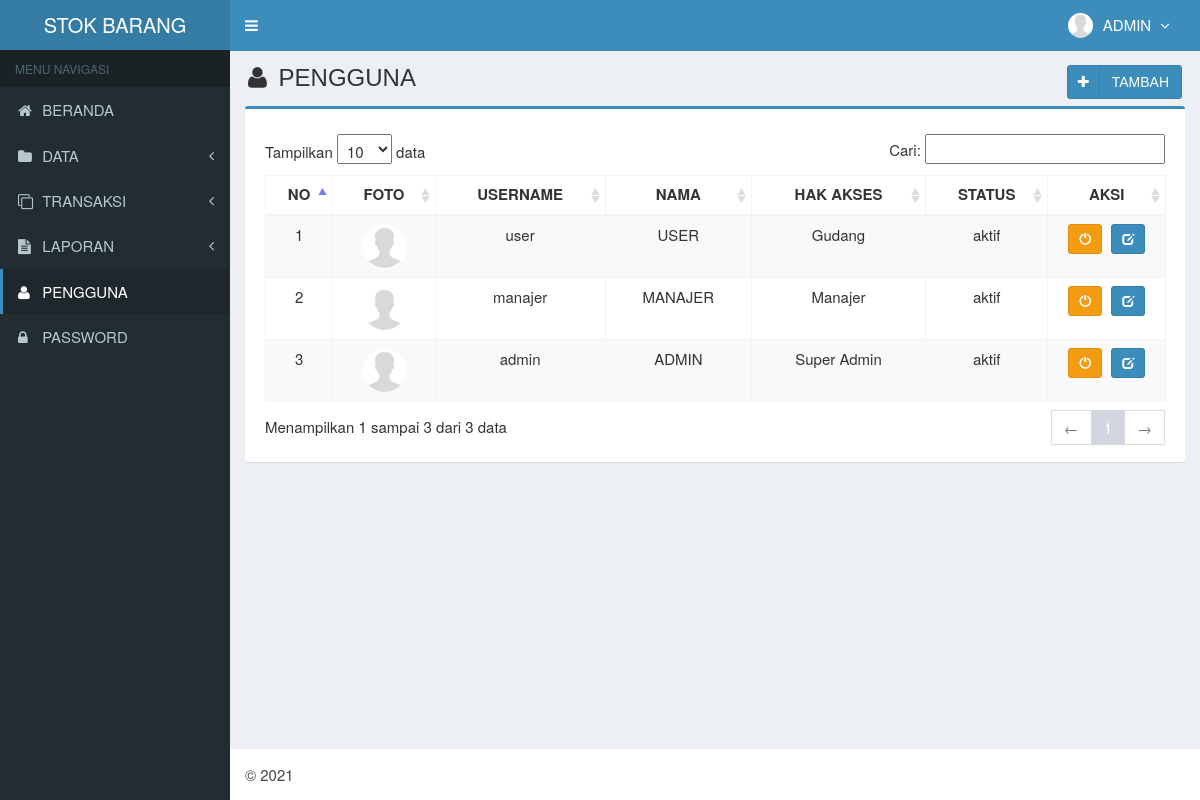
The app's page /main.php?module=user (signed in) with its own data.
### tables this page shows
CREATE TABLE `is_users` (
  `id_user` smallint(6) NOT NULL AUTO_INCREMENT,
  `username` varchar(50) NOT NULL,
  `nama_user` varchar(50) NOT NULL,
  `password` varchar(50) NOT NULL,
  `email` varchar(50) DEFAULT NULL,
  `telepon` varchar(13) DEFAULT NULL,
  `foto` varchar(100) DEFAULT NULL,
  `hak_akses` enum('Super Admin','Manajer','Gudang') NOT NULL,
  `status` enum('aktif','blokir') NOT NULL DEFAULT 'aktif',
  `created_at` timestamp NOT NULL DEFAULT CURRENT_TIMESTAMP,
  `updated_at` timestamp NOT NULL DEFAULT CURRENT_TIMESTAMP ON UPDATE CURRENT_TIMESTAMP,
  PRIMARY KEY (`id_user`),
  KEY `level` (`hak_akses`)
);

### modules/user/view.php (the view, shortened to what this page needs)
<section class="content-header">
  <h1>
    <i class="fa fa-user icon-title"></i> PENGGUNA
    <a class="btn btn-primary btn-social pull-right" href="?module=form_user&form=add">
      <i class="fa fa-plus"></i> TAMBAH
    </a>
  </h1>
</section>
<section class="content">
  <div class="row">
    <div class="col-md-12">
      <div class="box box-primary">
        <div class="box-body">
          <table id="dataTables1" class="table table-bordered table-striped table-hover">
            <thead>
              <tr>
                <th class="center">NO</th>
                <th class="center">FOTO</th>
                <th class="center">USERNAME</th>
                <th class="center">NAMA</th>
                <th class="center">HAK AKSES</th>
                <th class="center">STATUS</th>
                <th class="center">AKSI</th>
              </tr>
            </thead>
            <tbody>
            <?php
            $no = 1;
            $query = mysqli_query($mysqli, "SELECT * FROM is_users ORDER BY id_user DESC")
                                            or die('Ada kesalahan pada query tampil data user: '.mysqli_error($mysqli));
            while ($data = mysqli_fetch_assoc($query)) {
              echo "<tr>
                      <td width='50' class='center'>$no</td>";
                      if ($data['foto']=="") { ?>
                        <td class='center'><img class='img-user' src='images/user/user-default.png' width='45'></td>
                      <?php
                      } else { ?>
                        <td class='center'><img class='img-user' src='images/user/<?php echo $data['foto']; ?>' width='45'></td>
                      <?php
                      }
              echo "  <td class='center'>$data[username]</td>
                      <td class='center'>$data[nama_user]</td>
                      <td class='center'>$data[hak_akses]</td>
                      <td class='center'>$data[status]</td>
                      <td class='center' width='100'>
                          <div>";
                          if ($data['status']=='aktif') { ?>
                            <a data-toggle="tooltip" data-placement="top" title="NONAKTIFKAN" style="margin-right:5px" class="btn btn-warning btn-sm" href="modules/user/proses.php?act=off&id=<?php echo $data['id_user'];?>">
                                <i style="color:#fff" class="glyphicon glyphicon-off"></i>
                            </a>
            <?php
                          }
                          else { ?>
                            <a data-toggle="tooltip" data-placement="top" title="AKTIFKAN" style="margin-right:5px" class="btn btn-success btn-sm" href="modules/user/proses.php?act=on&id=<?php echo $data['id_user'];?>">
                                <i style="color:#fff" class="glyphicon glyphicon-ok"></i>
                            </a>
            <?php
                          }
              echo "      <a data-toggle='tooltip' data-placement='top' title='GANTI' class='btn btn-primary btn-sm' href='?module=form_user&form=edit&id=$data[id_user]'>
                                <i style='color:#fff' class='glyphicon glyphicon-edit'></i>
                            </a>
                          </div>
                      </td>
                    </tr>";
              $no++;
            }
            ?>
            </tbody>
          </table>
        </div>
      </div>
    </div>
  </div>
</section><!-- /.content

### top-menu.php (shortened to what this page needs)
<?php
require_once "config/database.php";
$query = mysqli_query($mysqli, "SELECT id_user, nama_user, foto, hak_akses FROM is_users WHERE id_user='$_SESSION[id_user]'")
                                or die('Ada kesalahan pada query tampil Manajemen User: '.mysqli_error($mysqli));
$data = mysqli_fetch_assoc($query);
?>
<li class="dropdown user user-menu">
  <a href="#" class="dropdown-toggle" data-toggle="dropdown">
  <?php
  if ($data['foto']=="") { ?>
    <img src="images/user/user-default.png" class="user-image" alt="FOTO"/>
  <?php
  }
  else { ?>
    <img src="images/user/<?php echo $data['foto']; ?>" class="user-image" alt="FOTO"/>
  <?php
  }
  ?>
    <span class="hidden-xs"><?php echo $data['nama_user']; ?> <i style="margin-left:5px" class="fa fa-angle-down"></i></span>
  </a>
</li>

### assets/css/style.css (style rules this page uses)
.btn-social *:first-child { border-right: 1px solid rgba(0, 0, 0, 0.1); bottom: 0; font-size: 1em !important; left: 0; line-height: 32px !important; position: absolute; text-align: center; top: 0; width: 32px !important; }
.content-header { padding: 15px 18px 0; position: relative; }
.center { text-align:center; }
.img-user { border: 1px solid #fff; border-radius: 100%; }
.icon-title { margin-right: 5px; }
body { background-color: #fff; color: #333; font-size: 15px; line-height: 1.42857; }

### records on screen
is_users: foto (placeholder picture), nama_user "ADMIN", username "admin", hak_akses "Super Admin", status "aktif"
is_users: foto (placeholder picture), username "user", nama_user "USER", hak_akses "Gudang", status "aktif"
is_users: foto (placeholder picture), username "manajer", nama_user "MANAJER", hak_akses "Manajer", status "aktif"
